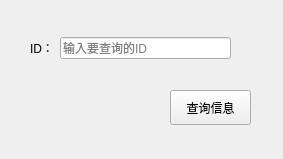
<?xml version="1.0" encoding="UTF-8"?>
<ui version="4.0">
 <class>QueryInfo</class>
 <widget class="QWidget" name="QueryInfo">
  <property name="geometry">
   <rect>
    <x>0</x>
    <y>0</y>
    <width>283</width>
    <height>159</height>
   </rect>
  </property>
  <property name="windowTitle">
   <string>查询员工信息</string>
  </property>
  <widget class="QPushButton" name="query_btn">
   <property name="geometry">
    <rect>
     <x>170</x>
     <y>90</y>
     <width>81</width>
     <height>35</height>
    </rect>
   </property>
   <property name="text">
    <string>查询信息</string>
   </property>
  </widget>
  <widget class="QWidget" name="layoutWidget">
   <property name="geometry">
    <rect>
     <x>30</x>
     <y>30</y>
     <width>201</width>
     <height>36</height>
    </rect>
   </property>
   <layout class="QHBoxLayout" name="horizontalLayout">
    <item>
     <widget class="QLabel" name="id">
      <property name="text">
       <string>ID：</string>
      </property>
     </widget>
    </item>
    <item>
     <widget class="QLineEdit" name="id_edit">
      <property name="placeholderText">
       <string>输入要查询的ID</string>
      </property>
     </widget>
    </item>
   </layout>
  </widget>
 </widget>
 <resources/>
 <connections/>
</ui>
